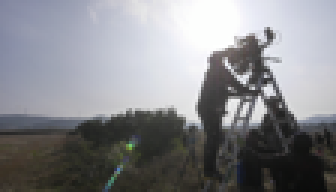
#> input picture tests/data/test_multiple_gt/sequence_1/00000000.png, 112 x 64 px, found by its file name (shown 3 times larger)
$ jupyter execute colorspace_conversion.ipynb
#> lines starting #> are read from the running program, lines starting #| are printed output that depends on the picture
[cell 1]
import numpy as np
from skimage.io import imread
from skimage.color import rgb2yuv, yuv2rgb
import matplotlib.pylab as plt

[cell 2]
im = imread(r"D:\Test_Result\BasicVSRPP_c64n7_VimeoPretrained_300000iter\011\00000000.png")
#> im is the input picture: shape (64, 112, 3); mean R, G, B 133.7, 134.5, 138.2
im1 = rgb2yuv(im)
#> im1: shape (64, 112, 3) float64; mean of channels 0, 1, 2 0.528, 0.00686, -0.00346
im2 = yuv2rgb(im1)
#> im2: shape (64, 112, 3) float64; mean of channels 0, 1, 2 0.524, 0.527, 0.542

[cell 3]
print(im2)
#> (printed output is left out)

[cell 4]
plt.figure(figsize=(30,10))
plt.subplot(131), plt.imshow(im), plt.axis('off'), plt.title('Original image', size=20)
plt.subplot(132), plt.imshow(im1), plt.axis('off'), plt.title('Gray scale image', size=20)
plt.subplot(133), plt.imshow(im2), plt.axis('off'), plt.title('Gray scale image', size=20)
plt.show()
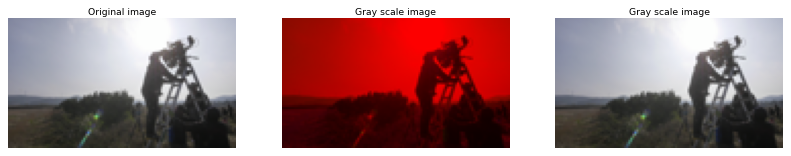
#> figure drawn by matplotlib, 3 panels
